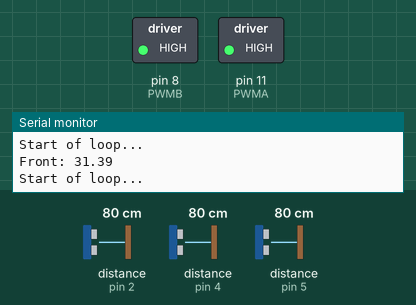
Simulated run of this sketch. Board: Arduino Uno, built with avr-gcc and run on an emulated ATmega328P. Shown: switched loads named in the sketch (green lamp = pin HIGH), the last lines printed to the serial monitor. Wiring (inferred from the names in the program): ultrasonic range finder: trigger pin 6; echo pin 5. Inputs (shaded band) come from the test bench; at power-on: distance to the obstacle (sensors on pin 5, pin 2, pin 4) 80 cm. The echo pulse lasts 58.3 µs per cm; pins used as bus, display or sensor lines are not drawn.

Above: at 1.2 s.
1.3 s: distance to the obstacle (sensor on pin 5) set to 2 cm
At 1.51 s:
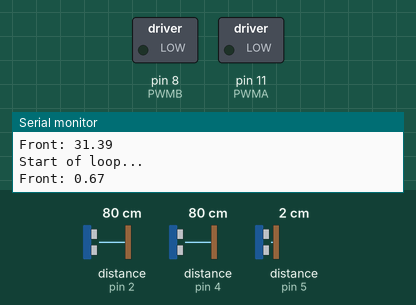
Timing chart, 0 to 4.3 s (numbered marks = the images above; inputs shaded):
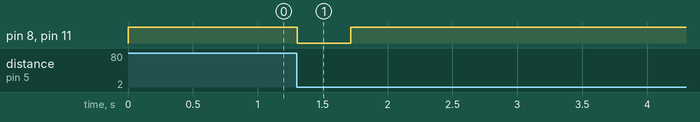

The sketch:

New_Rover.ino
```cpp
// code for rover

// right motor controlled by motor A pins on driver
// control pin 1 on the motor driver for the right motor
const int AIN1 = 13;
// control pin 2 on the motor driver for the right motor
const int AIN2 = 12;
// speed control pin on the motor driver for the right motor
const int PWMA = 11;

// left motor controlled by motor B pins on driver
// control pin 1 on the motor driver for the left motor
const int BIN1 = 10;
// control pin 2 on the motor driver for the left motor
const int BIN2 = 9;
// speed control pin on the motor driver for the left motor
const int PWMB = 8;

// front distance sensor
const int trigPinFront = 6;
const int echoPinFront = 5;

// right distance sensor
const int trigPinRight = 3;
const int echoPinRight = 2;

// left distance censor
const int trigPinLeft = 7;
const int echoPinLeft = 4;

// initialize distance tracking variables
float frontDistance = 0;
float rightDistance = 0;
float leftDistance = 0;

// how long to wait before getting new distance in a turn
const int TURN_DELAY = 200;
const int STOP_TIME = 400;

// used to keep track of last recorded time in turn loop
float lastTime = 0;

void setup() {
	// trig pin outputs pulses of electricity
	// echo pin measures duration of pulses coming back
	pinMode(trigPinFront, OUTPUT);
	pinMode(echoPinFront, INPUT);
	pinMode(trigPinRight, OUTPUT);
	pinMode(echoPinRight, INPUT);
	pinMode(trigPinLeft, OUTPUT);
	pinMode(echoPinLeft, INPUT);

	// 115200 is for VS Code
	Serial.begin(115200);
	// change to 9600 if using Arduino IDE
	// Serial.begin(9600);

	Serial.println("Setup complete.");
}

void loop() {
	Serial.println("Start of loop...");
	moveForward();

	// assign distances from front sensor to its variable
	frontDistance = getDistance(trigPinFront, echoPinFront);

	// output front distance to serial monitor
	Serial.println("Front: " + String(frontDistance));

	// once distance is less than our chosen threshold
	if(frontDistance < 20) {
		stop();
		// check distances on either side of rover to see which direction has more room to travel towards
		rightDistance = getDistance(trigPinRight, echoPinRight);
		leftDistance = getDistance(trigPinLeft, echoPinLeft);

		// output side distances to serial monitor
		Serial.println("R: " + String(rightDistance) + "	L: " + String(leftDistance));

		// variable used to keep track of distance as the rover is rotating
		float newDistance = getDistance(trigPinFront, echoPinFront);
		// keep track of how long the rover turns so it can get back on a straight track
		float turnTime = 0;
		// get initial time reading
		lastTime = millis();
		// remember which direction the rover turned so we can go back the opposite dierection
		bool didTurnLeft;

		// if there is more room on the left
		if(rightDistance < leftDistance) {
			didTurnLeft = true;
			// turn car until there is a free path ahead
			while((newDistance - frontDistance) < 10) {
				Serial.println("In left turn loop...");
				Serial.println("Original:" + String(frontDistance) + "	New:" + String(newDistance));
				turnLeft();
				delay(TURN_DELAY);
				newDistance = getDistance(trigPinFront, echoPinFront);
				// keep track of how long we are in the turn loop by adding the time change onto turnTime
				turnTime += (millis() - lastTime);
				lastTime = millis();
			}
		// if there is more room on the right
		} else {
			didTurnLeft = false;
			// turn car until there is a free path ahead
			while((newDistance - frontDistance) < 10) {
				Serial.println("In right turn loop...");
				Serial.println("Original:" + String(frontDistance) + "	New:" + String(newDistance));
				turnRight();
				delay(TURN_DELAY);
				newDistance = getDistance(trigPinFront, echoPinFront);
				// keep track of how long we are in the turn loop by adding the time change onto turnTime
				turnTime += (millis() - lastTime);
				lastTime = millis();
			}
		}
		stop();
		float forwardTime = 0;
		lastTime = millis();
		while(leftDistance < 10 && rightDistance < 10) {
			moveForward();
			rightDistance = getDistance(trigPinRight, echoPinRight);
			leftDistance = getDistance(trigPinLeft, echoPinLeft);
			forwardTime += (millis() - lastTime);
			lastTime = millis();
		}
		stop();
		// turn car back toward original line
		didTurnLeft ? turnRight() : turnLeft();
		delay(turnTime * 2);
		// travel same distance forward as before to get back on line
		moveForward();
		delay(forwardTime);
		stop();
		// turn back forward
		didTurnLeft ? turnLeft() : turnRight();
		delay(turnTime);
		stop();
	}
}

void moveForward() {
	rightMotor(255);
	leftMotor(255);
}

void moveBackward() {
	rightMotor(-255);
	leftMotor(-255);
}

void turnLeft() {
	rightMotor(-255);
	leftMotor(255);
}

void turnRight() {
	rightMotor(255);
	leftMotor(-255);
}

void stop() {
	rightMotor(0);
	leftMotor(0);
	delay(400);
}

float getDistance(const int trigPin, const int echoPin) {
	// send an ultrasonic pulse that's 10ms long
	digitalWrite(trigPin, HIGH);
	delayMicroseconds(10);
	digitalWrite(trigPin, LOW);

	// check how long it takes for the pulse to come back to the sensor
	float echoTime = pulseIn(echoPin, HIGH);
	// calculate the distance of the object that reflected the pulse
	float calculatedDistance = echoTime / 148.0;

	return calculatedDistance;
}

// function for driving the right motor
void rightMotor(int motorSpeed) {
	// for moving forward
	if(motorSpeed > 0) {
		digitalWrite(AIN1, HIGH);
		digitalWrite(AIN2, LOW);
	}
	// for moving backward
	else if(motorSpeed < 0) {
		digitalWrite(AIN1, LOW);
		digitalWrite(AIN2, HIGH);
	}
	// for stopping the motor
	else {
		digitalWrite(AIN1, LOW);
		digitalWrite(AIN2, LOW);
	}
	// drive motor in the previously determined direction at the given speed
	analogWrite(PWMA, abs(motorSpeed));
}

// function for driving the left motor
void leftMotor(int motorSpeed) {
	// for moving forward
	if(motorSpeed > 0) {
		digitalWrite(BIN1, HIGH);
		digitalWrite(BIN2, LOW);
	}
	// for moving backward
	else if(motorSpeed < 0) {
		digitalWrite(BIN1, LOW);
		digitalWrite(BIN2, HIGH);
	}
	// for stopping the motor
	else {
		digitalWrite(BIN1, LOW);
		digitalWrite(BIN2, LOW);
	}
	// drive motor in the previously determined direction at the given speed
	analogWrite(PWMB, abs(motorSpeed));
}
```

Measured:
- after the input at 1.3 s, pin 8 (PWMB), pin 11 (PWMA): HIGH → LOW at once, → HIGH 0.41 s later
